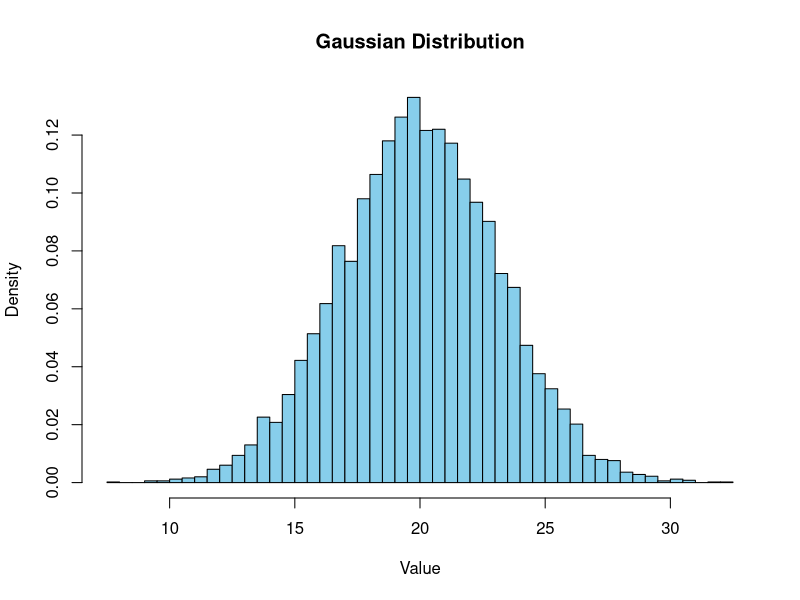
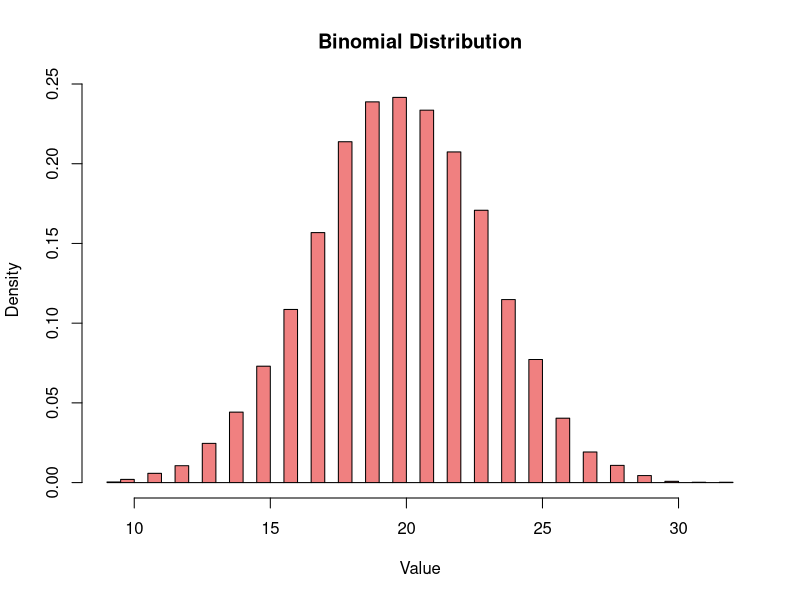

R code for these plots, in order:
## ---- chunk 1
knitr::opts_chunk$set(echo = TRUE)
## ---- chunk 2
set.seed(123) #not necessary here#ensure that the sequence of random numbers generated is always the same 
gaussian_numbers <- rnorm(10000, mean = 20, sd = sqrt(10))
gaussian_numbers
hist(gaussian_numbers, breaks = 50, col = "skyblue", main = "Gaussian Distribution", xlab = "Value", probability = TRUE)
#probability: Transform the Y-axis into probability density, ensuring that the total area of the histogram equals 1.
#probability=TRUE: Density; probability=FALSE: frequency
## ---- chunk 3
binomial_numbers <- rbinom(10000, size = 40, prob = 0.5)#prob= 0.5: probability of success per trial is 0.5(like tossing coins)
binomial_numbers
hist(binomial_numbers, breaks = 50, col = "lightcoral", main = "Binomial Distribution", xlab = "Value", probability = TRUE)
## ---- chunk 4

students <- 1:34

students_per_class <- 2

num_classes <- length(students) / students_per_class #how many classes do we have

for (i in 1:num_classes) {
  
  selected <- sample(students, students_per_class) 
  #select 2 students 
  
  students <- students[!students %in% selected] 
  #delete students that were selected 
  #!students %in% selected:this will return TRUE/FALSE, indicating which numbers in "students" haven't appeared in "selected"
  #students[...]: keep TRUE(haven't been selected) only, delete FALSE
  
  cat("第", i, "堂課報告的同學: ", selected, "\n")
  #`cat(): used to output text and variable values. It does not automatically add a newline, so you need to manually include `   "\n"`.
  
}

